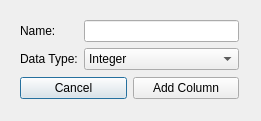
<?xml version="1.0" encoding="UTF-8"?>
<ui version="4.0">
 <class>NMAddColumnDialogClass</class>
 <widget class="QDialog" name="NMAddColumnDialogClass">
  <property name="windowModality">
   <enum>Qt::WindowModal</enum>
  </property>
  <property name="geometry">
   <rect>
    <x>0</x>
    <y>0</y>
    <width>261</width>
    <height>121</height>
   </rect>
  </property>
  <property name="windowTitle">
   <string>Add Column</string>
  </property>
  <property name="modal">
   <bool>true</bool>
  </property>
  <widget class="QWidget" name="verticalLayoutWidget">
   <property name="geometry">
    <rect>
     <x>9</x>
     <y>9</y>
     <width>241</width>
     <height>101</height>
    </rect>
   </property>
   <layout class="QVBoxLayout" name="verticalLayout">
    <item>
     <layout class="QFormLayout" name="formLayout">
      <property name="fieldGrowthPolicy">
       <enum>QFormLayout::ExpandingFieldsGrow</enum>
      </property>
      <item row="0" column="0">
       <widget class="QLabel" name="label">
        <property name="text">
         <string>Name:</string>
        </property>
       </widget>
      </item>
      <item row="0" column="1">
       <widget class="QLineEdit" name="lineEditColName"/>
      </item>
      <item row="1" column="0">
       <widget class="QLabel" name="label_2">
        <property name="text">
         <string>Data Type:</string>
        </property>
       </widget>
      </item>
      <item row="1" column="1">
       <widget class="QComboBox" name="cbxDataType">
        <property name="sizePolicy">
         <sizepolicy hsizetype="Expanding" vsizetype="Fixed">
          <horstretch>0</horstretch>
          <verstretch>0</verstretch>
         </sizepolicy>
        </property>
        <item>
         <property name="text">
          <string>Integer</string>
         </property>
        </item>
        <item>
         <property name="text">
          <string>Real</string>
         </property>
        </item>
        <item>
         <property name="text">
          <string>String</string>
         </property>
        </item>
       </widget>
      </item>
     </layout>
    </item>
    <item>
     <layout class="QHBoxLayout" name="horizontalLayout">
      <item>
       <widget class="QPushButton" name="btnCancel">
        <property name="text">
         <string>Cancel</string>
        </property>
       </widget>
      </item>
      <item>
       <widget class="QPushButton" name="btnAddCol">
        <property name="text">
         <string>Add Column</string>
        </property>
       </widget>
      </item>
     </layout>
    </item>
   </layout>
  </widget>
 </widget>
 <layoutdefault spacing="6" margin="11"/>
 <resources/>
 <connections>
  <connection>
   <sender>btnAddCol</sender>
   <signal>clicked()</signal>
   <receiver>NMAddColumnDialogClass</receiver>
   <slot>accept()</slot>
   <hints>
    <hint type="sourcelabel">
     <x>191</x>
     <y>95</y>
    </hint>
    <hint type="destinationlabel">
     <x>130</x>
     <y>60</y>
    </hint>
   </hints>
  </connection>
  <connection>
   <sender>btnCancel</sender>
   <signal>clicked()</signal>
   <receiver>NMAddColumnDialogClass</receiver>
   <slot>reject()</slot>
   <hints>
    <hint type="sourcelabel">
     <x>67</x>
     <y>95</y>
    </hint>
    <hint type="destinationlabel">
     <x>130</x>
     <y>60</y>
    </hint>
   </hints>
  </connection>
 </connections>
</ui>
